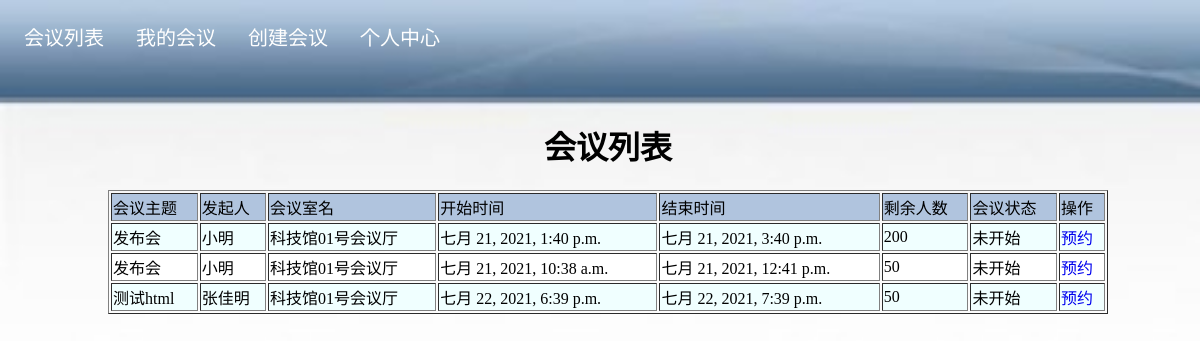
Page /index/1/admin on the committed database.
### myapp/models.py (models this page shows)
class Conference(models.Model):#会议列表
    room_id=models.CharField(max_length=20)                #会议室名称
    allow_num=models.PositiveIntegerField(verbose_name="允许人数")    #剩余人数
    statu=models.BooleanField()         #会议状态
    meet_name=models.CharField(max_length=20)       #会议名
    operation=models.CharField(max_length=20)       #操作（预约）
    president=models.CharField(max_length=20)       #发起人
    start_time = models.DateTimeField(null=True)        #会议开始时间
    end_time = models.DateTimeField(null=True)          #会议结束时间
    sub_name = models.CharField(max_length=20)          #预约会议人的名字
    meet_kind = models.CharField(max_length=20)         #会议种类（文艺类、、、）
    class Meta:
        db_table='Conference'

### myapp/views.py (the view)
# urls.py: path('index/<int:pIndex>/<str:name>', views.index, name='index'),
def index(request,pIndex,name):
    meeting_list = Conference.objects.all()
    for meeting_dict in meeting_list:
        time1=datetime.datetime.strftime(meeting_dict.start_time,'%Y-%m-%d%H:%M')
        print(meeting_dict.statu)
        print('这里是开始时间')
        print(time1)
        time2=datetime.datetime.strftime(meeting_dict.end_time,'%Y-%m-%d%H:%M')
        print(time2)
        if time2 < time1:
            print('time2小于time1')
        print('time2不小于time1')
        n_time=datetime.datetime.strftime(datetime.datetime.now(),'%Y-%m-%d%H:%M')
        print(n_time)
        if n_time > time1 and n_time < time2:
            meeting_dict.statu=True
            meeting_dict.save()
            print('会议正在进行中')
        else:
            meeting_dict.statu = False
            meeting_dict.save()
    meeting_list = Conference.objects.all()
    p = Paginator(meeting_list, 10)
    if pIndex<1:
        pIndex=1
    if pIndex>p.num_pages:
        pIndex=p.num_pages
    ulist=p.page(pIndex)
    page_list=p.page_range
    context = {
        'meeting_list': meeting_list,
        'name': name,
        'ulist':ulist,
        'pIndex':pIndex,
        'page_list':page_list,
    }
    return render(request,'myapp/index.html',context)

### templates/myapp/index.html (shortened to what this page needs)
 {% extends 'myapp/base.html' %}
{% block content %}
    <br/><br/>
    <center>
    <h1>会议列表</h1>
    <body onLoad="upcolor()">
     <table border="1" id="mytable">
        <thead>
            <tr bgcolor="#b0c4de">
                <td>会议主题</td>
                <td>发起人</td>
                <td>会议室名</td>
                <td>开始时间</td>
                <td>结束时间</td>
                <td>剩余人数</td>
                <td>会议状态</td>
                <td>操作</td>
            </tr>
        </thead>
        <tbody>
           {% for  h in meeting_list %}
           <tr>
              <td>{{ h.meet_name }}</td>
              <td>{{ h.president }}</td>
              <td>{{ h.room_id }}</td>
              <td>{{ h.start_time }}</td>
              <td>{{ h.end_time }}</td>
              <td>{{ h.allow_num }}</td>
              {% if h.statu %}
                <td>正在进行中</td>
              {% else %}
                  <td>未开始</td>
              {% endif %}
              <td><a href="{% url 'operation' h.id name %}">预约</a></td>
           </tr>
           {% endfor %}
        </tbody>
    </table>
    </body>
    </center>
{% endblock %}

### templates/myapp/base.html (style rules this page uses)
body { background-image: url(../../static/images/05.jpg); background-repeat: no-repeat; background-size: 100% 100%; width:100%; height:820px; top:0px; -moz-background-size: 100% 100%; }

### templates/myapp/index.html (style rules this page uses)
table { width:1000px; }
a { text-decoration: none; }

### rows in the picture
Conference: meet_name "发布会", president "小明", room_id "科技馆01号会议厅", start_time "七月 21, 2021, 1:40 p.m.", end_time "七月 21, 2021, 3:40 p.m.", allow_num "200", statu "未开始"
Conference: meet_name "发布会", president "小明", room_id "科技馆01号会议厅", start_time "七月 21, 2021, 10:38 a.m.", end_time "七月 21, 2021, 12:41 p.m.", allow_num "50", statu "未开始"
Conference: meet_name "测试html", president "张佳明", room_id "科技馆01号会议厅", start_time "七月 22, 2021, 6:39 p.m.", end_time "七月 22, 2021, 7:39 p.m.", allow_num "50", statu "未开始"
